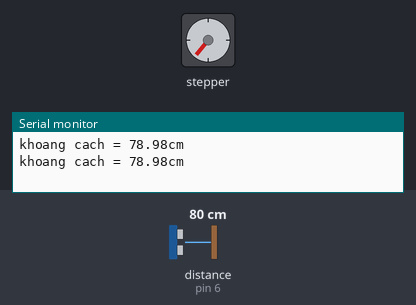
A sketch run on a simulated Arduino Uno, built with avr-gcc and run on an emulated ATmega328P. Parts: stepper motor, the last lines printed to the serial monitor. Wiring (inferred from the names in the program): ultrasonic range finder: trigger pin 3; echo pin 6; stepper motor (2048 steps per turn assumed): coils pin 5, pin 9, pin 10, pin 11. The inputs (shaded band) are chosen by the test bench; at power-on: distance to the obstacle (sensor on pin 6) 80 cm. The echo pulse lasts 58.3 µs per cm.

Above: at 2.3 s.
2.4 s: distance to the obstacle (sensor on pin 6) set to 2 cm
At 2.9 s:
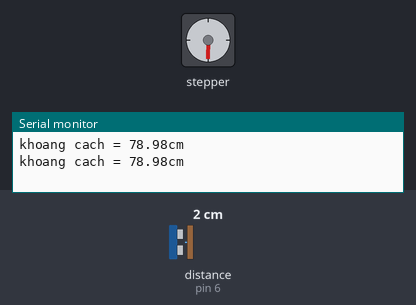
5.9 s: distance to the obstacle (sensor on pin 6) set to 18 cm
At 7.5 s:
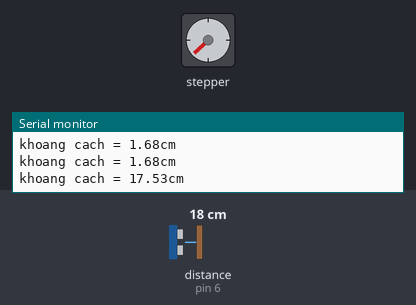
10.7 s: distance to the obstacle (sensor on pin 6) set to 4 cm
At 11.6 s:
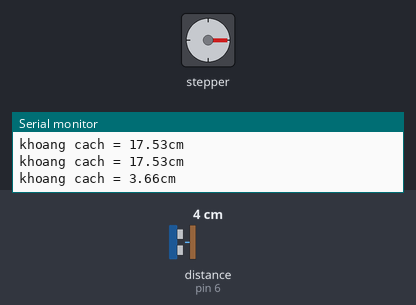
Timing chart, 0 to 25.3 s (numbered marks = the images above; inputs shaded):
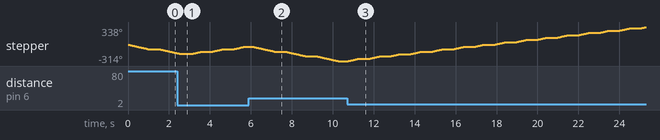

The sketch:

sieuam.ino
```cpp
#define STEPPER_PIN_1 5
#define STEPPER_PIN_2 9
#define STEPPER_PIN_3 10
#define STEPPER_PIN_4 11

// Khai báo các chân kết nối cảm biến siêu âm, đèn LED và loa còi
const int trigPin = 3;
const int echoPin = 6;
// Biến để lưu thời gian phản hồi và khoảng cách
long duration;
float distance;

int val;
int step_number = 0;
void setup() {
  Serial.begin(9600);
  pinMode(trigPin, OUTPUT);
  pinMode(echoPin, INPUT);
  // put your setup code here, to run once:
  pinMode(STEPPER_PIN_1, OUTPUT);
  pinMode(STEPPER_PIN_2, OUTPUT);
  pinMode(STEPPER_PIN_3, OUTPUT);
  pinMode(STEPPER_PIN_4, OUTPUT);
}

void loop() {
  // Gửi xung siêu âm
  digitalWrite(trigPin, LOW);
  delayMicroseconds(2);
  digitalWrite(trigPin, HIGH);
  delayMicroseconds(10);
  digitalWrite(trigPin, LOW);
  // Đọc thời gian phản hồi để tính toán khoảng cách
  duration = pulseIn(echoPin, HIGH);
  distance = duration * 0.034 / 2.0;

  // In ra giá trị khoảng cách trên Serial Monitor
  Serial.print("khoang cach = ");
  Serial.print(distance);
  Serial.print("cm\n");

  if (distance < 10){
    for (int a = 0; a < 2048/8; a++){   // Step quay thuan 45 độ
    OneStep(true);
    delay(2);
    }
  }else{
    for (int a = 0; a < 2048/4; a++){ // Step quay nghich 90 độ
      OneStep(false);
      delay(2);
    }
  }
      delay(500);
}

void OneStep(bool dir){
  if(dir){
    switch (step_number) {
      case 0:
        digitalWrite(STEPPER_PIN_1, HIGH);
        digitalWrite(STEPPER_PIN_2, LOW);
        digitalWrite(STEPPER_PIN_3, LOW);
        digitalWrite(STEPPER_PIN_4, LOW);
        break;
      case 1:
        digitalWrite(STEPPER_PIN_1, LOW);
        digitalWrite(STEPPER_PIN_2, HIGH);
        digitalWrite(STEPPER_PIN_3, LOW);
        digitalWrite(STEPPER_PIN_4, LOW);
        break;
      case 2:
        digitalWrite(STEPPER_PIN_1, LOW);
        digitalWrite(STEPPER_PIN_2, LOW);
        digitalWrite(STEPPER_PIN_3, HIGH);
        digitalWrite(STEPPER_PIN_4, LOW);
        break;
      case 3:
        digitalWrite(STEPPER_PIN_1, LOW);
        digitalWrite(STEPPER_PIN_2, LOW);
        digitalWrite(STEPPER_PIN_3, LOW);
        digitalWrite(STEPPER_PIN_4, HIGH);
        break;
    }
  }
  else{
    switch(step_number){
      case 0:
        digitalWrite(STEPPER_PIN_1, LOW);
        digitalWrite(STEPPER_PIN_2, LOW);
        digitalWrite(STEPPER_PIN_3, LOW);
        digitalWrite(STEPPER_PIN_4, HIGH);
        break;
      case 1:
        digitalWrite(STEPPER_PIN_1, LOW);
        digitalWrite(STEPPER_PIN_2, LOW);
        digitalWrite(STEPPER_PIN_3, HIGH);
        digitalWrite(STEPPER_PIN_4, LOW);
        break;
      case 2:
        digitalWrite(STEPPER_PIN_1, LOW);
        digitalWrite(STEPPER_PIN_2, HIGH);
        digitalWrite(STEPPER_PIN_3, LOW);
        digitalWrite(STEPPER_PIN_4, LOW);
        break;
      case 3:
        digitalWrite(STEPPER_PIN_1, HIGH);
        digitalWrite(STEPPER_PIN_2, LOW);
        digitalWrite(STEPPER_PIN_3, LOW);
        digitalWrite(STEPPER_PIN_4, LOW);
        break;
    }
  }
  step_number++;
  if(step_number > 3){
    step_number = 0;
  }
}
```
